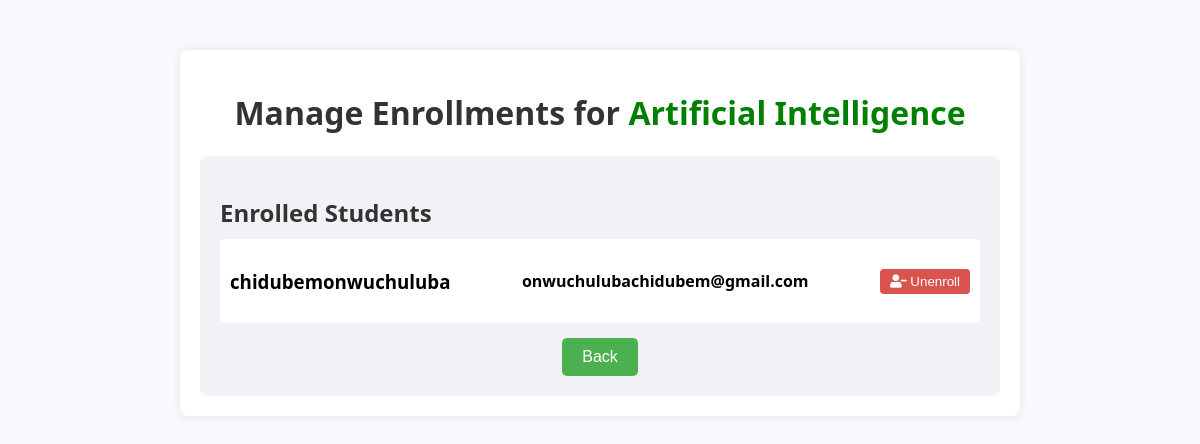
The page /attendace/students-enrolled/course/18/ (signed in) on the database its author committed.
### attendace/models.py (models this page shows, shortened)
class Course(models.Model):
    course_title = models.CharField(max_length=50, default='')
    course_code = models.CharField(max_length=50, unique=True)
    description = models.TextField()
    requirements = models.TextField()
    start_date = models.DateField()
    end_date = models.DateField()
    teacher = models.ForeignKey(settings.AUTH_USER_MODEL, on_delete=models.CASCADE)
    students = models.ManyToManyField(settings.AUTH_USER_MODEL, related_name='enrolled_courses')

### accounts/models.py (models this page shows, shortened)
class User(AbstractUser):
    is_student = models.BooleanField(default=False)
    is_teacher = models.BooleanField(default=False)
    is_admin = models.BooleanField(default=False)

### attendace/views.py (the view)
# urls.py: path('students-enrolled/course/<int:course_id>/', views.enrolled_student, name='enrolled-students'),
@login_required
def enrolled_student(request, course_id):
    course = get_object_or_404(models.Course, id=course_id)
    student = course.students.all()
    context = {
        'course': course,
        'students': student
    }
    return render(request, 'attendance/enrolled_students.html', context)

### attendace/templates/attendance/enrolled_students.html (shortened to what this page needs)
<!DOCTYPE html>
<html lang="en">
    {% load static %}
<head>
    <link rel="stylesheet" href="{% static 'attendace/css/enroll_students.css' %}">
    <link rel="stylesheet" href="https://cdnjs.cloudflare.com/ajax/libs/font-awesome/5.15.3/css/all.min.css">
</head>
<body>
    <div class="container">
        <header>
            <h1>Manage Enrollments for <span style='color:green;'id="course-title">{{ course.course_title }}</span></h1>
        </header>
        <main>
            <section class="students-list">
                <h2>Enrolled Students</h2>
                <ul id="students">
                    {% for student in students %}
                        <li>
                            <a class='student' href={% url 'attendace:student-profile' student_id=student.studentprofile.student_id %}><h3>{{ student.username }}</h3></a>  <h4>{{ student.email }}</h4>
                            <form action="{% url 'attendace:unenroll-student' course.id student.studentprofile.student_id %}" method="POST" style="display:inline;">
                                <button type="submit" class="unenroll-button"><i class="fas fa-user-minus"></i> Unenroll</button>
                            </form>
                        </li>
                    {% endfor %}
                </ul>
                <div style='text-align: center; padding-top:10px;'><a href={% url 'attendace:teacher-dashboard' %}><button class='enroll-button'>Back</button></a></div>
            </section>
        </main>
    </div>
</body>
</html>

### attendace/static/attendace/css/enroll_students.css (style rules this page uses)
body { font-family: 'Segoe UI', Tahoma, Geneva, Verdana, sans-serif; margin: 0; padding: 0; background-color: #f7f9fc; }
.container { max-width: 800px; margin: 50px auto; padding: 20px; background: #fff; box-shadow: 0 0 10px rgba(0, 0, 0, 0.1); border-radius: 8px; }
header { text-align: center; margin-bottom: 20px; }
header h1 { font-size: 2em; color: #333; }
header h1 span { color: #007bff; }
main { display: flex; flex-direction: column; gap: 30px; }
.students-list { background: #f0f2f5; padding: 20px; border-radius: 8px; }
.students-list h2 { font-size: 1.5em; color: #333; margin-bottom: 10px; }
.students-list ul { list-style: none; padding: 0; margin: 0; }
.students-list ul li { background: #fff; padding: 10px; margin: 5px 0; border-radius: 4px; display: flex; justify-content: space-between; align-items: center; }
.unenroll-button { padding: 5px 10px; background: #d9534f; color: #fff; border: none; border-radius: 4px; cursor: pointer; transition: background 0.3s; }

### attendace/templates/attendance/enrolled_students.html (style rules this page uses)
.enroll-button { background-color: #4CAF50; color: white; padding: 10px 20px; border: none; border-radius: 5px; font-size: 1em; cursor: pointer; transition: background-color 0.3s; }
.student { text-decoration: none; color: inherit; }

### rows shown on the page
Course: course_title "Artificial Intelligence"
User: username "chidubemonwuchuluba", email "onwuchulubachidubem@gmail.com"
